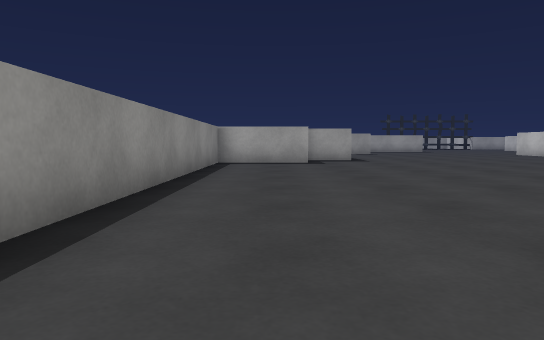
[1] (above)

24 first-person views from a walk through a Unity game level. The camera is 0.55 m above the floor, tilts 4° down and sees 70° across. The floor is counted in squares, 1 m on a side. Each view is taken from the middle of a square. On the plan, view 1 faces up. The plan holds only what a view shows up to about 10 squares ahead; the rest is blank. The place goes on beyond the plan. Some surface patterns are stand-ins.

[2]
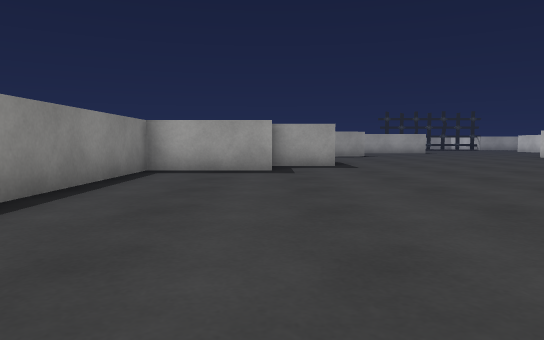

[3]
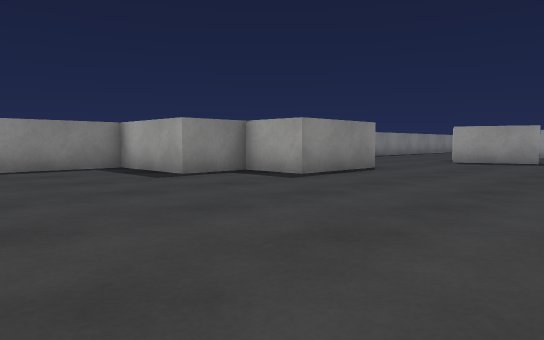

[4]
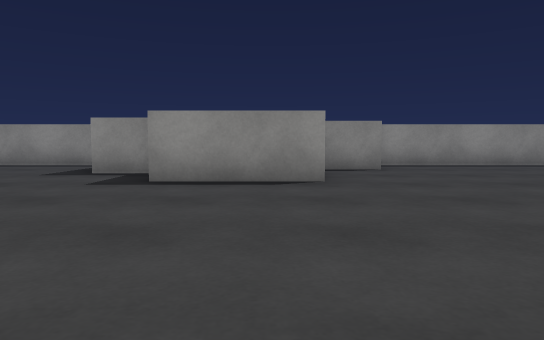

[5]
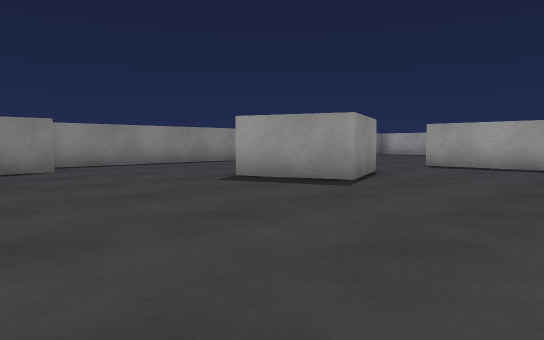

[6]
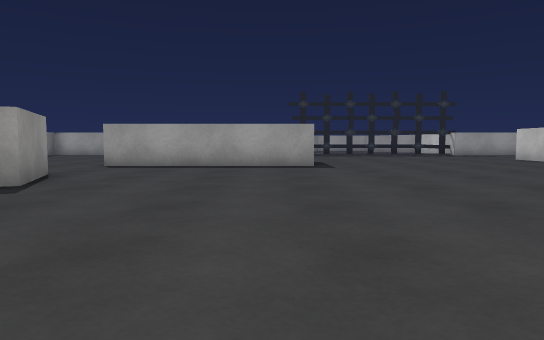

[7]
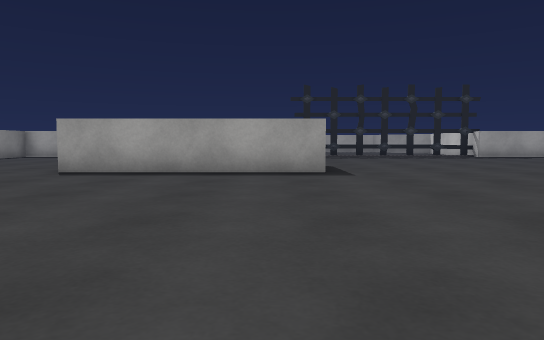

[8]
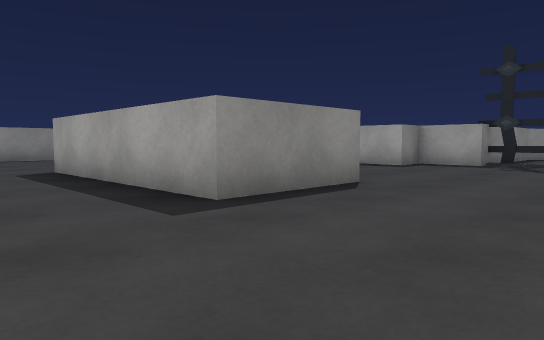

[9]
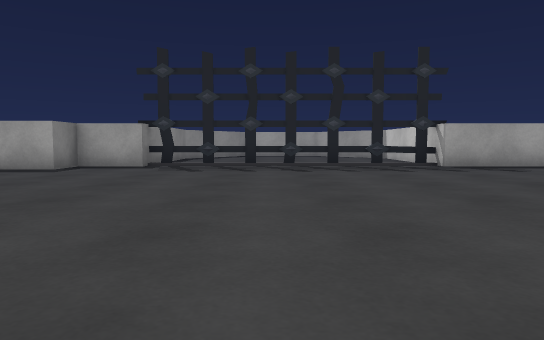

[10]
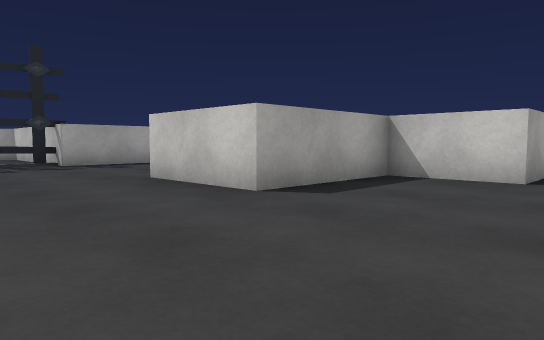

[11]
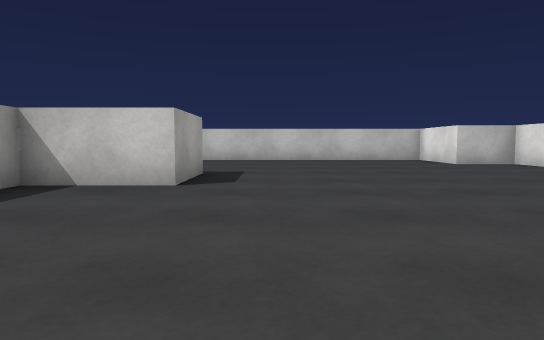

[12]
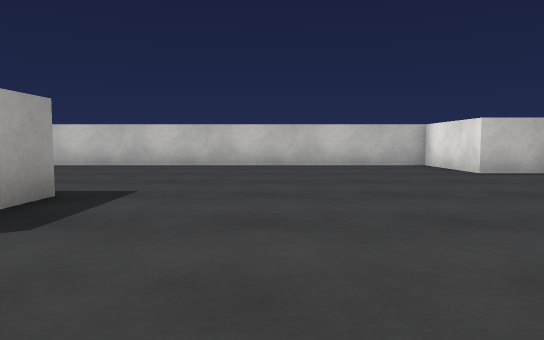

[13]
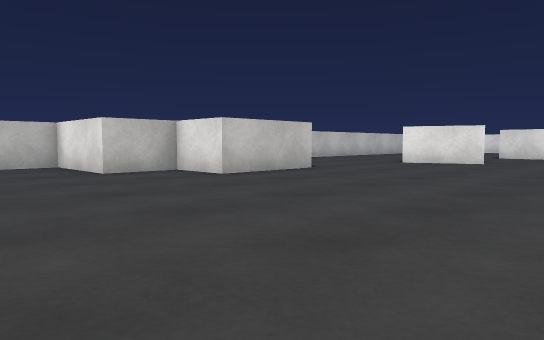

[14]
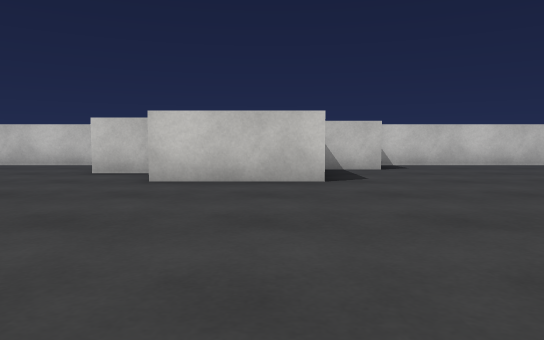

[15]
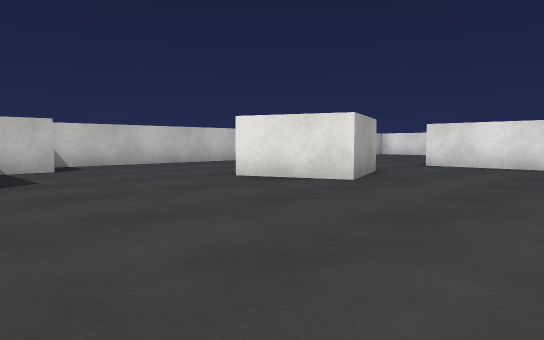

[16]
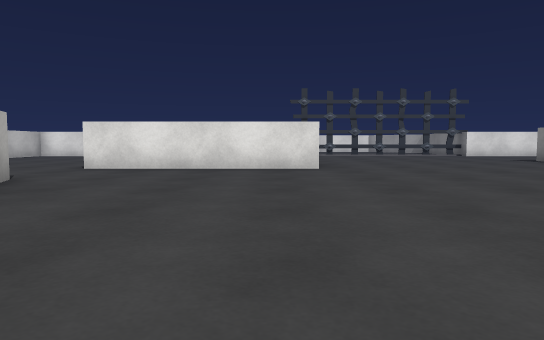

[17]
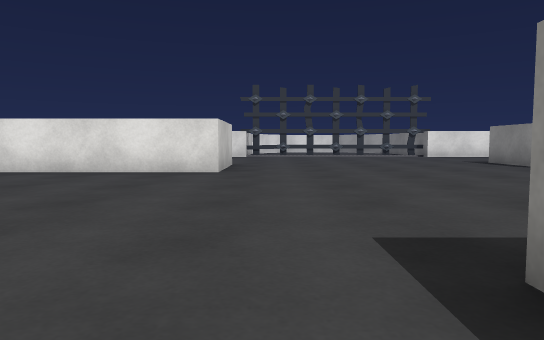

[18]
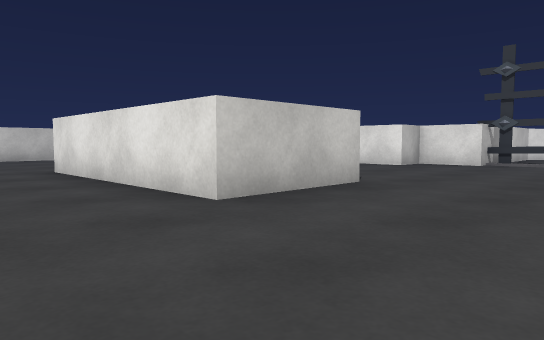

[19]
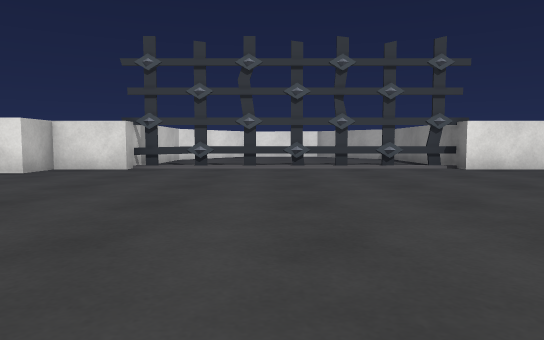

[20]
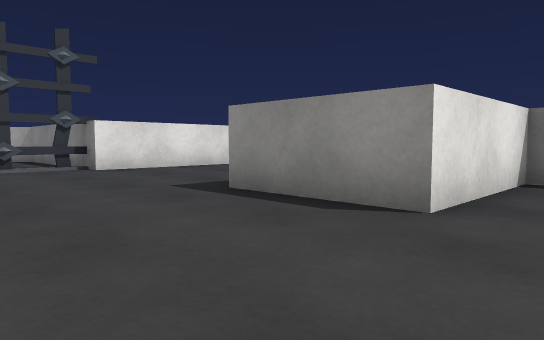

[21]
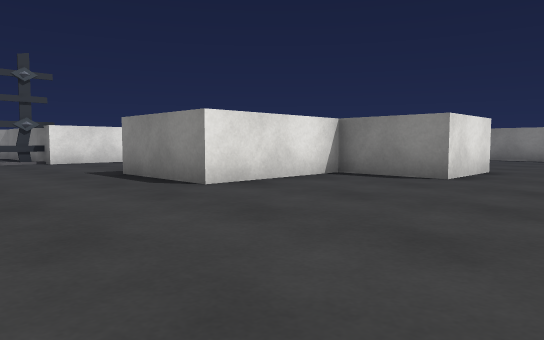

[22]
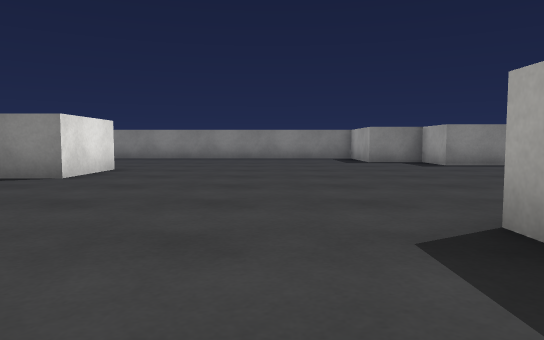

[23]
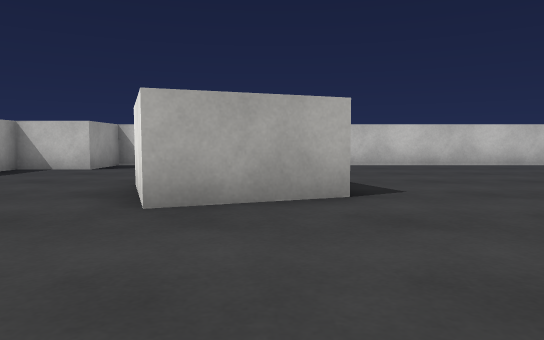

[24]
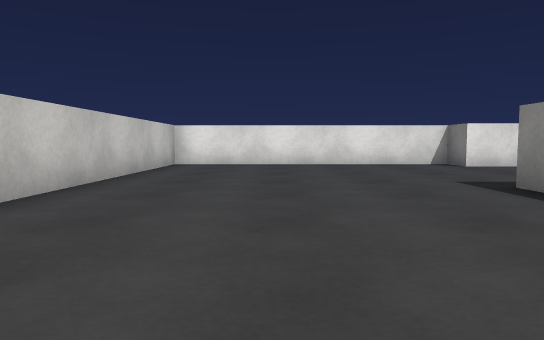

### Floor plan
Points are (right, up) in squares from view 1. A wall is a line through its corners. A room is listed if a view was taken in it or the views show most of it. See-through windows are left out.
Room 1 (views 1, 2, 3, 4, 5, 6, 7, 8, 9, 10, 11, 12, 13, 14, 15, 16, 17, 18, 19, 20, 21, 22, 23, 24)
walls: (10, 9.5) (9.5, 9.5); (2.5, 14.9) (2.5, 12.3) (1, 12.3); (6.8, 2.8) (9, 2.8) (9, 0.2); (-1.5, 10.9) (-1.5, 2); (9, 25.9) (9, 23.3) (4, 23.3); (22.5, 12.1) (22.5, 14.7) (23.2, 14.7); (-1.5, 20.8) (-1.5, 16.6); (19.1, 24.2) (16, 24.2) (16, 26.8); (16, 1.1) (16, 3.7) (21, 3.7); (25, 12.3) (24.4, 12.3); (21, 1.8) (21, 1.2); (26.5, 16.1) (26.5, 25.4); (9, 32.2) (9, 31) (7.5, 31); (5.8, -4) (9, -4); (16, 31.5) (9, 31.5); (8.9, -4.5) (16, -4.5); (18.4, 31) (16, 31) (16, 32.2); (16, -5.2) (16, -4) (17.5, -4); (19.4, -4) (26.5, -4) (26.5, 10.8)
ways out: gap at (10, -5); gap at (10, 32); gap at (12, -5); gap at (12, 32)
objects: other object (-1, 11) to (1, 11); other object (-1, 15) to (0, 16); other object (3, 19) to (4, 20); other object (4, 3) to (6, 4); other object (6, 30) to (7, 31); other object (18, -3) to (19, -3); other object (19, 23) to (21, 23); other object (21, 7) to (22, 8); other object (24, 15) to (26, 16); other object (25, 11) to (26, 12)

Positions as (right, up) in squares from view 1, and headings:
1: (0, 0), facing up
2: (1, 3), facing up
3: (7, 7), facing up-left
4: (8, 14), facing left
5: (8, 14), facing up-left
6: (8, 14), facing up
7: (8, 16), facing up
8: (12, 21), facing up-left
9: (12, 22), facing up
10: (13, 21), facing up-right
11: (14, 21), facing right
12: (17, 20), facing right
13: (17, 19), facing down-right
14: (17, 13), facing right
15: (17, 13), facing down-right
16: (17, 12), facing down
17: (15, 11), facing down
18: (13, 6), facing down-right
19: (13, 4), facing down
20: (12, 4), facing down-left
21: (12, 7), facing down-left
22: (12, 8), facing left
23: (17, 7), facing right
24: (24, 6), facing down
